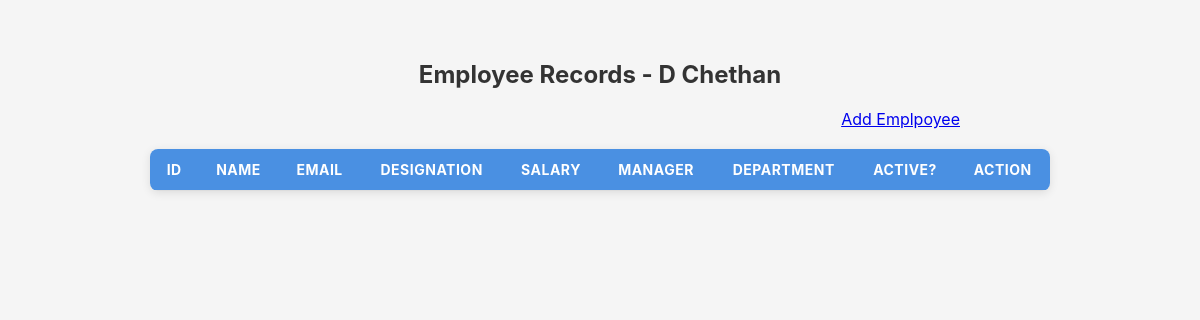
The app's page /, older data.
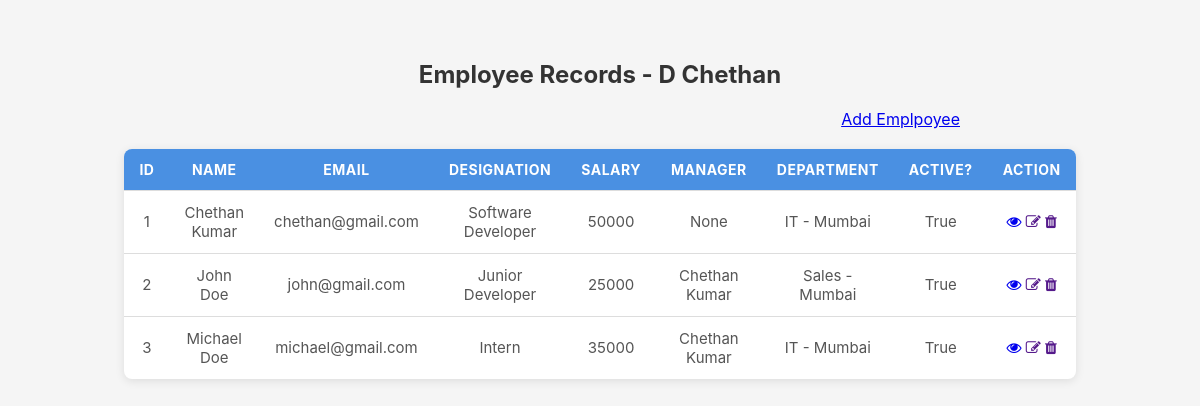
The same page, newer data.
### employees/models.py (models this page shows)
class Employee(models.Model):
    first_name = models.CharField(max_length=50)
    last_name = models.CharField(max_length=50)
    email = models.EmailField(unique=True)
    designation = models.CharField()
    image = models.ImageField(upload_to='emp_images',default="default.jpg")
    salary = models.IntegerField()
    joining_date = models.DateField()
    is_active = models.BooleanField(default=True)
    Department = models.ForeignKey(Department,on_delete=models.SET_NULL,blank=True,null=True)
    manager = models.ForeignKey("self", on_delete=models.SET_NULL,blank=True,null=True)
    def __str__(self):
        return f"{self.first_name} {self.last_name} "
    def full_name(self):
        return f"{self.first_name} {self.last_name} "

class Department(models.Model):
    name = models.CharField(max_length=25)
    location = models.CharField(max_length=25)
    def __str__(self):   # self = this fun belongs to the particuar class(this cls)
        return f"{self.name} - {self.location}"

### employees_main/views.py (the view)
# urls.py: 2. Add a URL to urlpatterns:  path('', views.home, name='home')
def home(request):
    employees = Employee.objects.all()   # this brigns all the data from the employee table
    context = {
        "employees" : employees
    }
    return render(request, "home.html", context)

### templates/home.html (shortened to what this page needs)
{%  load static %}
<!DOCTYPE html>
<html lang="en">
<head>
    <link rel="stylesheet" href="{% static 'css/style.css' %}">
    <link rel="stylesheet" href="https://cdnjs.cloudflare.com/ajax/libs/font-awesome/4.7.0/css/font-awesome.min.css">
</head>
<body>
    <h2>Employee Records - D Chethan </h2>
    <a href="{% url 'add_employee' %}" style="float: right;margin-right: 200px;">Add Emplpoyee</a>
    <br><br>
    <table>
        <thead>
            <tr>
                <th>ID</th>
                <th>Name</th>
                <th>Email</th>
                <th>Designation</th>
                <th>Salary</th>
                <th>Manager</th>
                <th>Department</th>
                <th>Active?</th>
                <th>Action</th>
            </tr>
        </thead>
        <tbody>
            {% for e in employees %}
                <tr>
                    <td>{{e.id}}</td>
                    <td>{{e.full_name}}</td>
                    <td>{{e.email}}</td>
                    <td>{{e.designation}}</td>
                    <td>{{e.salary}}</td>
                    <td>{{e.manager}}</td>
                    <td>{{e.Department}}</td>
                    <td>{{e.is_active}}</td>
                    <td>
                        <div>
                            <a href="{% url 'employee_detail' e.id %}"><i class="fa fa-eye"></i></a>
                            <a href=""><i class="fa fa-edit"></i></a>
                            <a href=""><i class="fa fa-trash"></i></a>
                        </div>
                    </td>
                </tr>
            {% endfor %}
        </tbody>
    </table>
</body>
</html>

### employees_main/static/css/style.css (style rules this page uses)
body { font-family: "Inter", sans-serif; background: #f5f5f5; margin: 0; padding: 40px; text-align: center; }
h2 { margin-bottom: 20px; color: #333; }
table { margin: auto; border-collapse: collapse; width: 90%; max-width: 900px; background: white; border-radius: 8px; overflow: hidden; box-shadow: 0 2px 10px rgba(0, 0, 0, 0.1); }
thead { background: #4a90e2; color: white; }
th, td { padding: 12px 15px; border-bottom: 1px solid #ddd; }
th { text-transform: uppercase; font-size: 14px; letter-spacing: 0.5px; }
td { color: #555; font-size: 15px; }
tbody tr:last-child td { border-bottom: none; }

Row changes from the older to the newer data that the page shows:
added Employee: id "1", full_name "Chethan Kumar", email "chethan@gmail.com", designation "Software Developer", salary "50000", manager "None", Department "IT - Mumbai", is_active "True"
added Employee: id "2", full_name "John Doe", email "john@gmail.com", designation "Junior Developer", salary "25000", manager "Chethan Kumar", Department "Sales - Mumbai", is_active "True"
added Employee: id "3", full_name "Michael Doe", email "michael@gmail.com", designation "Intern", salary "35000", manager "Chethan Kumar", Department "IT - Mumbai", is_active "True"
